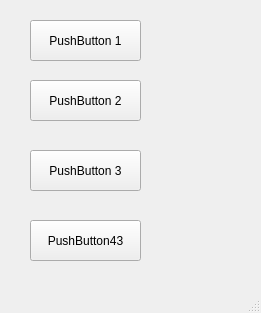
<?xml version="1.0" encoding="UTF-8"?>
<ui version="4.0">
 <class>MainWindow</class>
 <widget class="QMainWindow" name="MainWindow">
  <property name="geometry">
   <rect>
    <x>0</x>
    <y>0</y>
    <width>261</width>
    <height>313</height>
   </rect>
  </property>
  <property name="windowTitle">
   <string>MainWindow</string>
  </property>
  <widget class="QWidget" name="centralwidget">
   <widget class="QPushButton" name="pushButton">
    <property name="geometry">
     <rect>
      <x>30</x>
      <y>20</y>
      <width>111</width>
      <height>41</height>
     </rect>
    </property>
    <property name="text">
     <string>PushButton 1</string>
    </property>
   </widget>
   <widget class="QPushButton" name="pushButton_2">
    <property name="geometry">
     <rect>
      <x>30</x>
      <y>80</y>
      <width>111</width>
      <height>41</height>
     </rect>
    </property>
    <property name="text">
     <string>PushButton 2</string>
    </property>
   </widget>
   <widget class="QPushButton" name="pushButton_3">
    <property name="geometry">
     <rect>
      <x>30</x>
      <y>150</y>
      <width>111</width>
      <height>41</height>
     </rect>
    </property>
    <property name="text">
     <string>PushButton 3</string>
    </property>
   </widget>
   <widget class="QPushButton" name="pushButton_4">
    <property name="geometry">
     <rect>
      <x>30</x>
      <y>220</y>
      <width>111</width>
      <height>41</height>
     </rect>
    </property>
    <property name="text">
     <string>PushButton43</string>
    </property>
   </widget>
  </widget>
  <widget class="QMenuBar" name="menubar">
   <property name="geometry">
    <rect>
     <x>0</x>
     <y>0</y>
     <width>261</width>
     <height>26</height>
    </rect>
   </property>
  </widget>
  <widget class="QStatusBar" name="statusbar"/>
 </widget>
 <resources/>
 <connections/>
</ui>
